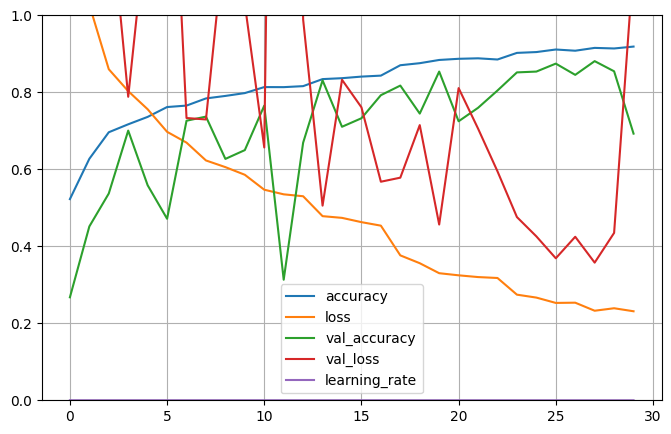

Write Python code to recreate this figure.
import numpy as np
import pandas as pd
import tensorflow as tf
from tensorflow import keras
from tensorflow.keras.callbacks import EarlyStopping, ReduceLROnPlateau
from sklearn.metrics import confusion_matrix, ConfusionMatrixDisplay
import matplotlib.pyplot as plt
from utils import get_image_generators,plot_predictions, plot_confusion_matrix
from models import build_alexnet

# Set random seeds for reproducibility
seed = 42
np.random.seed(seed)
tf.random.set_seed(seed)

# Paths to directories
test_dir = '/kaggle/input/intel-image-classification/seg_test/seg_test'
train_dir = '/kaggle/input/intel-image-classification/seg_train/seg_train'
class_names_dict = {0: 'buildings', 1: 'forest', 2: 'glacier', 3: 'mountain', 4: 'sea', 5: 'street'}

# Image size and batch size
img_size = (227, 227)
batch_size = 32
num_epochs = 30

# Get image data generators
train_gen, val_gen, test_gen = get_image_generators(train_dir, test_dir, img_size, batch_size)

# Build the AlexNet model
alexnet_model = build_alexnet(input_shape=(227, 227, 3), num_classes=len(class_names_dict))

# Callbacks for early stopping and learning rate reduction
early_stop = EarlyStopping(patience=8, restore_best_weights=True)
reduce_lr = ReduceLROnPlateau(monitor='val_loss', factor=0.5, patience=3, verbose=1, min_lr=1e-6)
callbacks = [early_stop, reduce_lr]

# Compile the model
alexnet_model.compile(loss=keras.losses.SparseCategoricalCrossentropy(), optimizer=keras.optimizers.Adam(learning_rate=0.0001), metrics=['accuracy'])

# Evaluate model before training
X_test, y_test = next(test_gen)
_, acc = alexnet_model.evaluate(X_test, y_test, verbose=0)
print(f"AlexNet Model Test Accuracy Before Training: {acc * 100:.2f}")

# Train the model
history = alexnet_model.fit(train_gen, epochs=num_epochs, validation_data=val_gen, callbacks=callbacks)

# Evaluate model after training
_, acc = alexnet_model.evaluate(X_test, y_test, verbose=0)
print(f"AlexNet Model Test Accuracy After Training: {acc * 100:.2f}")

# Plot accuracy and loss curves
pd.DataFrame(history.history).plot(figsize=(8, 5))
plt.grid(True)
plt.gca().set_ylim(0, 1)
plt.show()

# Plot confusion matrix and predictions
plot_confusion_matrix(alexnet_model, X_test, y_test, class_names_dict)
plot_predictions(alexnet_model, X_test, y_test, class_names_dict, row=4, col=8, figsize=(15, 3))
